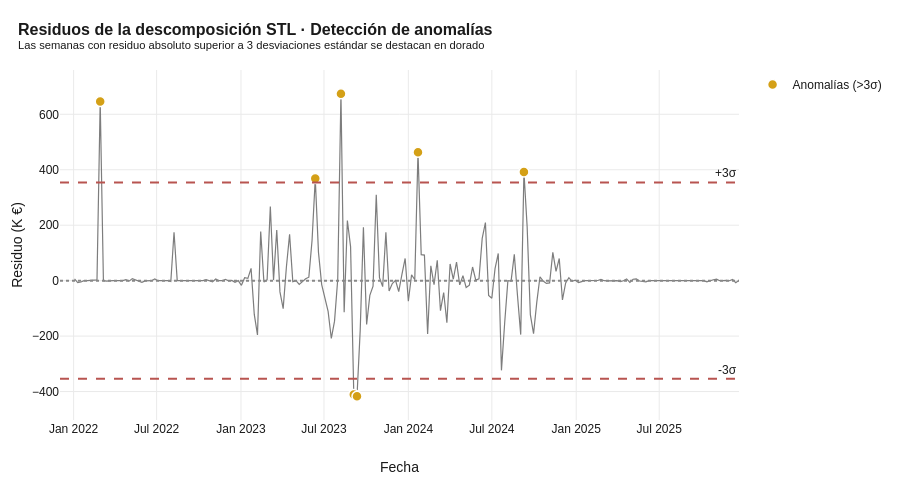

Notebook source saved alongside this figure:
### Code cell
# 2.4 Detección de anomalías en los residuos
# Una semana se considera anómala si su residuo se aleja más de 3 desviaciones estándar de la media
resid_std = residuals.std()
threshold = 3 * resid_std

anomalias = residuals[abs(residuals) > threshold].copy()
print(f"Umbral de anomalía: ±{fmt_es(threshold, 0)} € (3 desviaciones estándar)")
print(f"Semanas anómalas detectadas: {len(anomalias)}")

if len(anomalias) > 0:
    print(f"\nTop 10 semanas más anómalas:")
    top10 = anomalias.abs().nlargest(10)
    for fecha, valor_abs in top10.items():
        valor_real = residuals.loc[fecha]
        signo = "+" if valor_real > 0 else "-"
        print(f"   Semana del {fecha.date()}  Residuo: {signo}{fmt_es(abs(valor_real), 0):>10s} €")

# Visualización de los residuos con anomalías marcadas
fig = go.Figure()
fig.add_trace(go.Scatter(
    x=residuals.index, y=residuals.values/1e3,
    mode="lines", line=dict(color=COLOR_NEUTRO, width=1.2),
    name="Residuos", showlegend=False
))
fig.add_hline(y=0, line_dash="dot", line_color="#888")
fig.add_hline(y=threshold/1e3, line_dash="dash", line_color=COLOR_NEGATIVO, annotation_text="+3σ")
fig.add_hline(y=-threshold/1e3, line_dash="dash", line_color=COLOR_NEGATIVO, annotation_text="-3σ")

if len(anomalias) > 0:
    fig.add_trace(go.Scatter(
        x=anomalias.index, y=anomalias.values/1e3,
        mode="markers", marker=dict(size=10, color=COLOR_DESTACAR, line=dict(color="white", width=1.5)),
        name="Anomalías (>3σ)",
        hovertemplate="Semana de %{x|%d %b %Y}<br>Residuo: %{y:.1f} K €<extra></extra>"
    ))

fig.update_layout(
    title=dict(text="<b>Residuos de la descomposición STL · Detección de anomalías</b><br><sup>Las semanas con residuo absoluto superior a 3 desviaciones estándar se destacan en dorado</sup>"),
    xaxis_title="Fecha",
    yaxis_title="Residuo (K €)",
    height=480,
)
guardar_y_mostrar(fig, "04_residuos_anomalias")

### Figure 1 — Plotly figure (JSON) as saved in the notebook; plotly's stock layout.template omitted (floating-point values rounded to 4 significant figures; data arrays with more than 128 entries replaced by an {"elided": "..."} marker saying what was removed)
{"data": [{"line": {"color": "#7D7D7D", "width": 1.2}, "mode": "lines", "name": "Residuos", "showlegend": false, "type": "scatter", "x": {"elided": "208 str values"}, "y": {"elided": "208 float values"}}, {"hovertemplate": "Semana de %{x|%d %b %Y}<br>Residuo: %{y:.1f} K €<extra></extra>", "marker": {"color": "#D4A017", "line": {"color": "white", "width": 1.5}, "size": 10}, "mode": "markers", "name": "Anomalías (>3σ)", "type": "scatter", "x": ["2022-02-28T00:00:00", "2023-06-12T00:00:00", "2023-08-07T00:00:00", "2023-09-04T00:00:00", "2023-09-11T00:00:00", "2024-01-22T00:00:00", "2024-09-09T00:00:00"], "y": [645.9, 368.5, 674.1, -410.3, -416.9, 463.3, 392.3]}], "layout": {"annotations": [{"showarrow": false, "text": "+3σ", "x": 1, "xanchor": "right", "xref": "x domain", "y": 354.1, "yanchor": "bottom", "yref": "y"}, {"showarrow": false, "text": "-3σ", "x": 1, "xanchor": "right", "xref": "x domain", "y": -354.1, "yanchor": "bottom", "yref": "y"}], "height": 480, "shapes": [{"line": {"color": "#888", "dash": "dot"}, "type": "line", "x0": 0, "x1": 1, "xref": "x domain", "y0": 0, "y1": 0, "yref": "y"}, {"line": {"color": "#B85450", "dash": "dash"}, "type": "line", "x0": 0, "x1": 1, "xref": "x domain", "y0": 354.1, "y1": 354.1, "yref": "y"}, {"line": {"color": "#B85450", "dash": "dash"}, "type": "line", "x0": 0, "x1": 1, "xref": "x domain", "y0": -354.1, "y1": -354.1, "yref": "y"}], "title": {"text": "<b>Residuos de la descomposición STL · Detección de anomalías</b><br><sup>Las semanas con residuo absoluto superior a 3 desviaciones estándar se destacan en dorado</sup>"}, "xaxis": {"title": {"text": "Fecha"}}, "yaxis": {"title": {"text": "Residuo (K €)"}}}}
